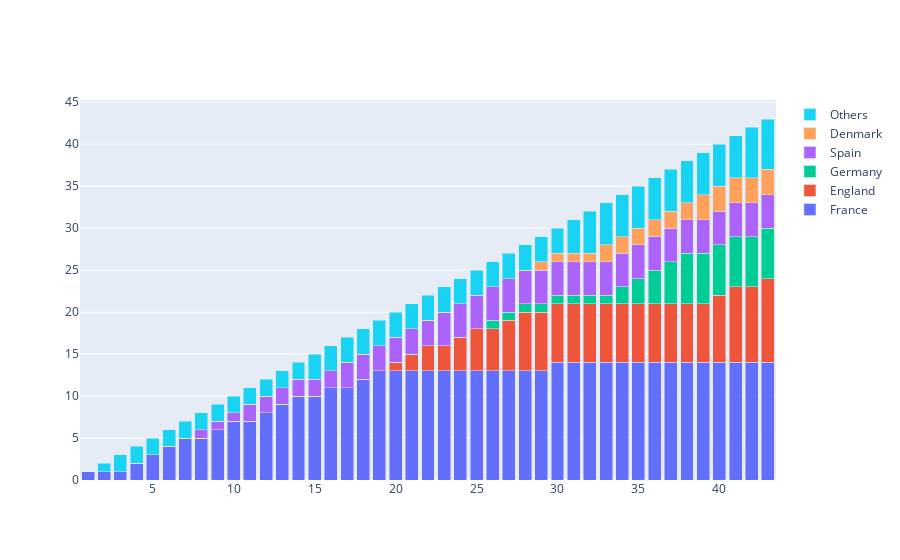

Notebook code for this chart:
### Code cell
# random_x= np.random.randint(1,101,100)
# random_y= np.random.randint(1,101,100)
 
# x = ['A', 'B', 'C', 'D']

x = queens["Total"].values 

plot = px.Figure(data=[go.Bar(
    name = 'France',
    x = x, 
    y = queens["France"].values
   ),
                       go.Bar(
    name = 'England',
    x = x,
    y = queens["England"].values
   ),
                       go.Bar(
    name = 'Germany',
    x = x,
    y = queens["Germany"].values
   ),
                       go.Bar(
    name = 'Spain',
    x = x,
    y = queens["Spain"].values
   ),
                       go.Bar(
    name = 'Denmark',
    x = x,
    y = queens["Denmark"].values
   ),
                       go.Bar(
    name = 'Others',
    x = x,
    y = queens["Others"].values
   )   
                       
])
 
plot.update_layout(barmode='stack')
                  
plot.show()

### Figure 1 — Plotly figure (JSON) as saved in the notebook; plotly's stock layout.template omitted (floating-point values rounded to 4 significant figures)
{"data": [{"name": "France", "type": "bar", "x": [1, 2, 3, 4, 5, 6, 7, 8, 9, 10, 11, 12, 13, 14, 15, 16, 17, 18, 19, 20, 21, 22, 23, 24, 25, 26, 27, 28, 29, 30, 31, 32, 33, 34, 35, 36, 37, 38, 39, 40, 41, 42, 43], "y": [1, 1, 1, 2, 3, 4, 5, 5, 6, 7, 7, 8, 9, 10, 10, 11, 11, 12, 13, 13, 13, 13, 13, 13, 13, 13, 13, 13, 13, 14, 14, 14, 14, 14, 14, 14, 14, 14, 14, 14, 14, 14, 14]}, {"name": "England", "type": "bar", "x": [1, 2, 3, 4, 5, 6, 7, 8, 9, 10, 11, 12, 13, 14, 15, 16, 17, 18, 19, 20, 21, 22, 23, 24, 25, 26, 27, 28, 29, 30, 31, 32, 33, 34, 35, 36, 37, 38, 39, 40, 41, 42, 43], "y": [0, 0, 0, 0, 0, 0, 0, 0, 0, 0, 0, 0, 0, 0, 0, 0, 0, 0, 0, 1, 2, 3, 3, 4, 5, 5, 6, 7, 7, 7, 7, 7, 7, 7, 7, 7, 7, 7, 7, 8, 9, 9, 10]}, {"name": "Germany", "type": "bar", "x": [1, 2, 3, 4, 5, 6, 7, 8, 9, 10, 11, 12, 13, 14, 15, 16, 17, 18, 19, 20, 21, 22, 23, 24, 25, 26, 27, 28, 29, 30, 31, 32, 33, 34, 35, 36, 37, 38, 39, 40, 41, 42, 43], "y": [0, 0, 0, 0, 0, 0, 0, 0, 0, 0, 0, 0, 0, 0, 0, 0, 0, 0, 0, 0, 0, 0, 0, 0, 0, 1, 1, 1, 1, 1, 1, 1, 1, 2, 3, 4, 5, 6, 6, 6, 6, 6, 6]}, {"name": "Spain", "type": "bar", "x": [1, 2, 3, 4, 5, 6, 7, 8, 9, 10, 11, 12, 13, 14, 15, 16, 17, 18, 19, 20, 21, 22, 23, 24, 25, 26, 27, 28, 29, 30, 31, 32, 33, 34, 35, 36, 37, 38, 39, 40, 41, 42, 43], "y": [0, 0, 0, 0, 0, 0, 0, 1, 1, 1, 2, 2, 2, 2, 2, 2, 3, 3, 3, 3, 3, 3, 4, 4, 4, 4, 4, 4, 4, 4, 4, 4, 4, 4, 4, 4, 4, 4, 4, 4, 4, 4, 4]}, {"name": "Denmark", "type": "bar", "x": [1, 2, 3, 4, 5, 6, 7, 8, 9, 10, 11, 12, 13, 14, 15, 16, 17, 18, 19, 20, 21, 22, 23, 24, 25, 26, 27, 28, 29, 30, 31, 32, 33, 34, 35, 36, 37, 38, 39, 40, 41, 42, 43], "y": [0, 0, 0, 0, 0, 0, 0, 0, 0, 0, 0, 0, 0, 0, 0, 0, 0, 0, 0, 0, 0, 0, 0, 0, 0, 0, 0, 0, 1, 1, 1, 1, 2, 2, 2, 2, 2, 2, 3, 3, 3, 3, 3]}, {"name": "Others", "type": "bar", "x": [1, 2, 3, 4, 5, 6, 7, 8, 9, 10, 11, 12, 13, 14, 15, 16, 17, 18, 19, 20, 21, 22, 23, 24, 25, 26, 27, 28, 29, 30, 31, 32, 33, 34, 35, 36, 37, 38, 39, 40, 41, 42, 43], "y": [0, 1, 2, 2, 2, 2, 2, 2, 2, 2, 2, 2, 2, 2, 3, 3, 3, 3, 3, 3, 3, 3, 3, 3, 3, 3, 3, 3, 3, 3, 4, 5, 5, 5, 5, 5, 5, 5, 5, 5, 5, 6, 6]}], "layout": {"barmode": "stack"}}
